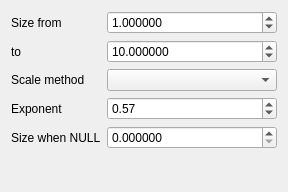
<?xml version="1.0" encoding="UTF-8"?>
<ui version="4.0">
 <class>PropertySizeAssistant</class>
 <widget class="QWidget" name="PropertySizeAssistant">
  <property name="geometry">
   <rect>
    <x>0</x>
    <y>0</y>
    <width>288</width>
    <height>192</height>
   </rect>
  </property>
  <layout class="QGridLayout" name="gridLayout_2" columnstretch="0,1">
   <item row="1" column="1">
    <widget class="QgsDoubleSpinBox" name="maxSizeSpinBox">
     <property name="decimals">
      <number>6</number>
     </property>
     <property name="maximum">
      <double>99999999.000000000000000</double>
     </property>
     <property name="value">
      <double>10.000000000000000</double>
     </property>
    </widget>
   </item>
   <item row="0" column="0">
    <widget class="QLabel" name="label_5">
     <property name="text">
      <string>Size from</string>
     </property>
    </widget>
   </item>
   <item row="4" column="0">
    <widget class="QLabel" name="label_8">
     <property name="text">
      <string>Size when NULL</string>
     </property>
    </widget>
   </item>
   <item row="3" column="0">
    <widget class="QLabel" name="label_2">
     <property name="text">
      <string>Exponent</string>
     </property>
    </widget>
   </item>
   <item row="4" column="1">
    <widget class="QgsDoubleSpinBox" name="nullSizeSpinBox">
     <property name="decimals">
      <number>6</number>
     </property>
     <property name="maximum">
      <double>99999999.000000000000000</double>
     </property>
     <property name="singleStep">
      <double>0.100000000000000</double>
     </property>
    </widget>
   </item>
   <item row="3" column="1">
    <widget class="QgsDoubleSpinBox" name="exponentSpinBox">
     <property name="minimum">
      <double>0.000000000000000</double>
     </property>
     <property name="singleStep">
      <double>0.050000000000000</double>
     </property>
     <property name="value">
      <double>0.570000000000000</double>
     </property>
    </widget>
   </item>
   <item row="1" column="0">
    <widget class="QLabel" name="label_6">
     <property name="text">
      <string>to</string>
     </property>
    </widget>
   </item>
   <item row="2" column="1">
    <widget class="QComboBox" name="scaleMethodComboBox"/>
   </item>
   <item row="2" column="0">
    <widget class="QLabel" name="label">
     <property name="text">
      <string>Scale method</string>
     </property>
    </widget>
   </item>
   <item row="0" column="1">
    <widget class="QgsDoubleSpinBox" name="minSizeSpinBox">
     <property name="decimals">
      <number>6</number>
     </property>
     <property name="minimum">
      <double>0.000000000000000</double>
     </property>
     <property name="maximum">
      <double>99999999.000000000000000</double>
     </property>
     <property name="value">
      <double>1.000000000000000</double>
     </property>
    </widget>
   </item>
   <item row="5" column="0">
    <spacer name="verticalSpacer">
     <property name="orientation">
      <enum>Qt::Vertical</enum>
     </property>
     <property name="sizeHint" stdset="0">
      <size>
       <width>20</width>
       <height>40</height>
      </size>
     </property>
    </spacer>
   </item>
  </layout>
 </widget>
 <customwidgets>
  <customwidget>
   <class>QgsDoubleSpinBox</class>
   <extends>QDoubleSpinBox</extends>
   <header>qgsdoublespinbox.h</header>
  </customwidget>
 </customwidgets>
 <resources/>
 <connections/>
</ui>
